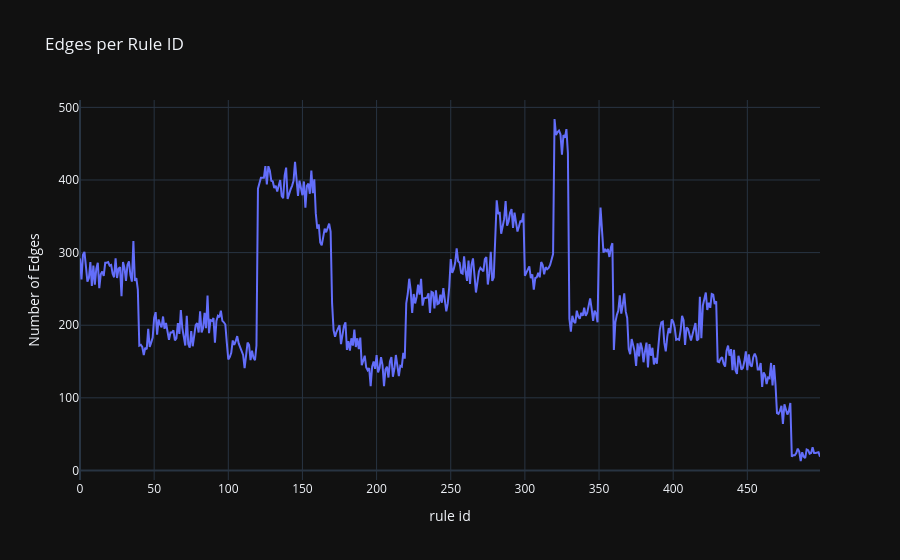

Write notebook code for a chart like this one.
### Code cell
# Edges per rule_id
edges_per_rule = rules.groupby('rule_id').size().reset_index(name='edge_count')
edges_per_rule['rule_id_num'] = edges_per_rule['rule_id'].str.extract(r'(\d+)$').astype(int)

fig = px.line(edges_per_rule,
              x="rule_id_num",
              y="edge_count",
              title='Edges per Rule ID',
              labels={'edge_count': 'Number of Edges', 'rule_id_num': 'rule id'},)
fig.show()

# fig = px.histogram(
#     edges_per_rule,
#     x='edge_count',
#     nbins=40,
#     title='Distribution of Edges per Rule ID',
#     labels={'edge_count': 'Number of Edges', 'count': 'Number of Rules'},
# )
# fig.update_layout(bargap=0.05)
# fig.show()

# print(edges_per_rule['edge_count'].describe().round(1))

### Figure 1 — Plotly figure (JSON) as saved in the notebook; plotly's stock layout.template omitted (floating-point values rounded to 4 significant figures; data arrays with more than 128 entries replaced by an {"elided": "..."} marker saying what was removed)
{"data": [{"hovertemplate": "rule id=%{x}<br>Number of Edges=%{y}<extra></extra>", "legendgroup": "", "line": {"color": "#636efa", "dash": "solid"}, "marker": {"symbol": "circle"}, "mode": "lines", "name": "", "orientation": "v", "showlegend": false, "x": {"elided": "500 int values"}, "xaxis": "x", "y": {"elided": "500 int values"}, "yaxis": "y", "type": "scatter"}], "layout": {"xaxis": {"anchor": "y", "domain": [0.0, 1.0], "title": {"text": "rule id"}}, "yaxis": {"anchor": "x", "domain": [0.0, 1.0], "title": {"text": "Number of Edges"}}, "legend": {"tracegroupgap": 0}, "title": {"text": "Edges per Rule ID"}}}
